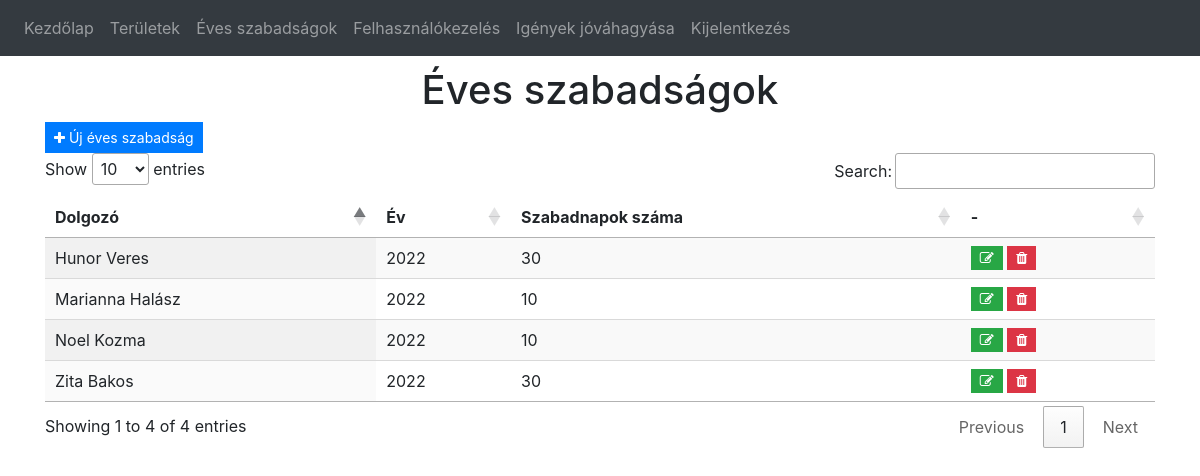
Page /annualholiday (signed in) on the earlier database version.
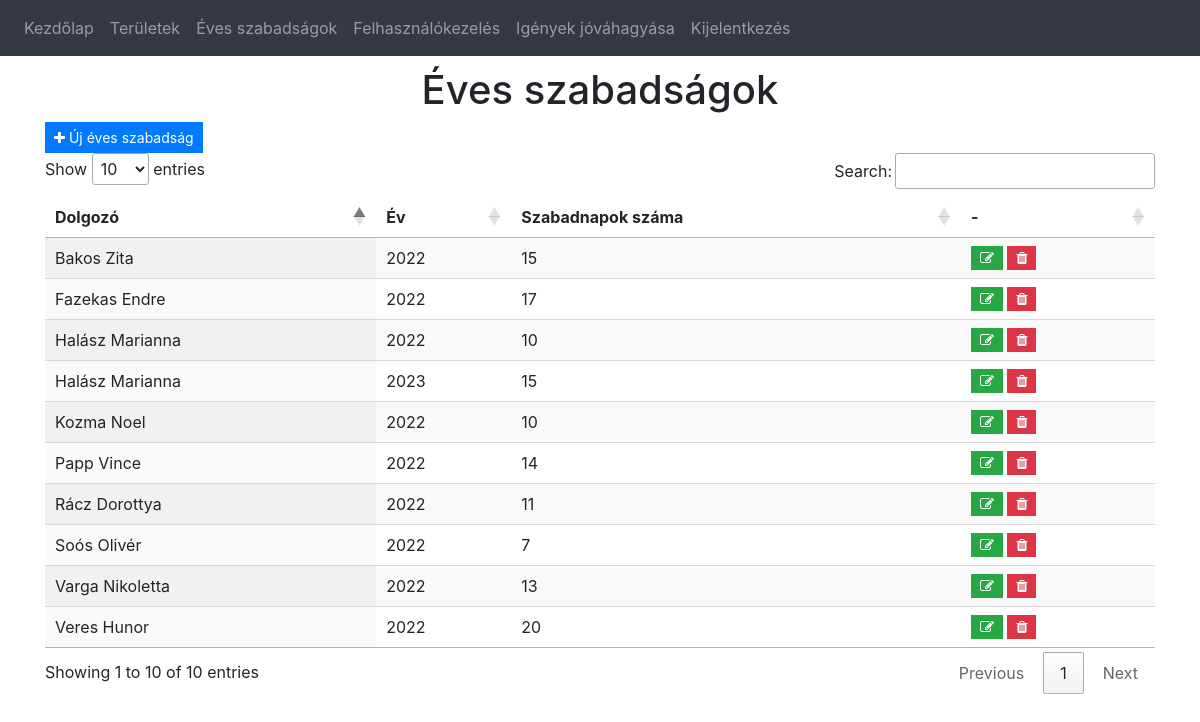
Same page on the later database version.
### website/models.py (models this page shows)
class AnnualHoliday(db.Model):
    id = db.Column(db.Integer, primary_key=True)
    year = db.Column(db.Integer)
    user_id = db.Column(db.Integer, db.ForeignKey('user.id'), nullable=False)
    days_off = db.Column(db.Integer, nullable=False)
    user = db.relationship('User', back_populates="annualholidays") #, backref=db.backref('users', lazy=True)

class User(db.Model, UserMixin):
    id = db.Column(db.Integer, primary_key=True)
    email = db.Column(db.String(150), unique=True)
    password = db.Column(db.String(150))
    first_name = db.Column(db.String(150))
    is_boss = db.Column(db.Integer,nullable=False, default=0)
    is_active = db.Column(db.Integer,nullable=False, default=1)
    department_id = db.Column(db.Integer, db.ForeignKey('department.id'))
    departments = db.relationship('Department')
    annualholidays = db.relationship('AnnualHoliday', back_populates="user")
    holidays = db.relationship('Holiday', back_populates="user")

### website/annualholidays.py (the view)
@annualholidays.route('/annualholiday', methods=['GET', 'POST'])
@login_required
def annualHoliday():
    if current_user.is_boss == 1:
        annualHoliday = AnnualHoliday.query.all()
        return render_template("annualholiday.html", user=current_user, holidays=annualHoliday )
    else:
        flash('Nincs hozzá jogosultságod!', category='error')
        return redirect("/")

### website/templates/annualholiday.html (shortened to what this page needs)
{% extends "base.html" %} {% block title %}Éves szabadságok{% endblock %}
{% block content %}
  <h1 align="center">Éves szabadságok</h1>
  <button type="button" class="btn btn-primary btn-sm rounded-0" onClick="location.href='/annualholiday/add'" data-toggle="tooltip" title="Add"><i class="fa fa-plus" aria-hidden="true"></i>&nbsp;Új éves szabadság</button>
  <table class="display" style="width:100%" id="datatable">
    <thead>
      <tr>
          <th>Dolgozó</th>
          <th>Év</th>
          <th>Szabadnapok száma</th>
          <th>-</th>
      </tr>
    </thead>
    <tbody>
      {% for holiday in holidays %}
      <tr>
          <td>{{ holiday.user.first_name }}</td>
          <td>{{ holiday.year}}</td>
          <td>{{ holiday.days_off }}</td>
          <td><a class="btn btn-success btn-sm rounded-0" href="/annualholiday/edit/{{holiday.id}}"><i class="fa fa-edit"></i></a>
          <button type="button" class="btn btn-danger btn-sm rounded-0" onClick="deleteHoliday({{ holiday.id }})" data-toggle="tooltip" data-placement="top" title="Delete"><i class="fa fa-trash"></i>
            </button>
          </td>
      </tr>
      {% endfor %}
    </tbody>
  </table>
  {% endblock %}

Differences in the rows shown:
changed through a linked row, AnnualHoliday (number 1 of 10 on the later page): user.first_name "Marianna Halász" → "Halász Marianna"
changed AnnualHoliday: user.first_name "Hunor Veres" → "Veres Hunor"; days_off "30" → "20"
changed through a linked row, AnnualHoliday: user.first_name "Noel Kozma" → "Kozma Noel"
changed AnnualHoliday: user.first_name "Zita Bakos" → "Bakos Zita"; days_off "30" → "15"
added AnnualHoliday: user.first_name "Halász Marianna", year "2023", days_off "15"
added AnnualHoliday: user.first_name "Papp Vince", year "2022", days_off "14"
added AnnualHoliday: user.first_name "Soós Olivér", year "2022", days_off "7"
added AnnualHoliday: user.first_name "Fazekas Endre", year "2022", days_off "17"
added AnnualHoliday: user.first_name "Rácz Dorottya", year "2022", days_off "11"
added AnnualHoliday: user.first_name "Varga Nikoletta", year "2022", days_off "13"
Other differences:
text written by a page script: "Show entries Search: Showing 1 to 4 of 4 entries Previous 1 Next" → "Show entries Search: Showing 1 to 10 of 10 entries Previous 1 Next"
